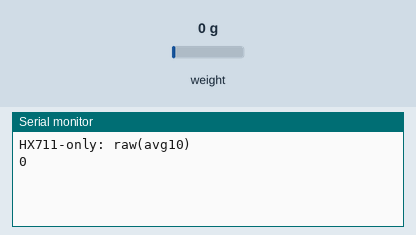
Bench run of a sketch on a simulated Arduino Uno, built with avr-gcc and run on an emulated ATmega328P. Shown: the last lines printed to the serial monitor. Inputs (shaded band) come from the test bench; at power-on: weight on the scale 0 g.

Above: at 2.7 s.
2.8 s: weight on the scale set to 100 g
At 4.6 s:
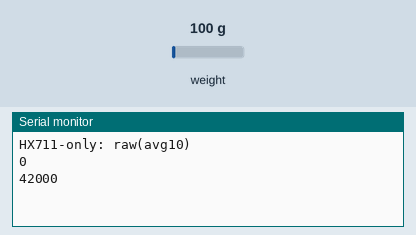
4.8 s: weight on the scale set to 1250 g
At 6.6 s:
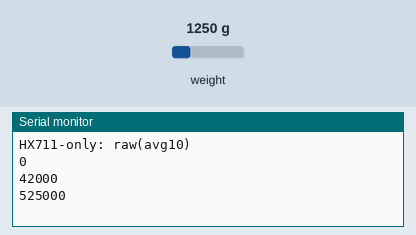
Timing chart, 0 to 8.1 s (numbered marks = the images above; inputs shaded):
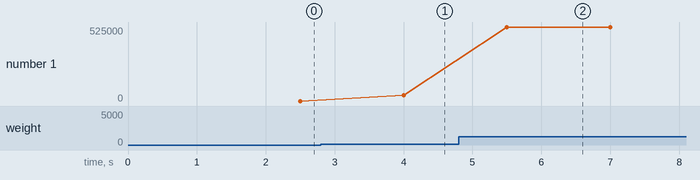

The sketch:

hx711_only.ino
```cpp
#include "HX711.h"

#define HX_DT 6
#define HX_SCK 7

HX711 scale;

void setup() {
  Serial.begin(9600);
  delay(500);

  scale.begin(HX_DT, HX_SCK);
  scale.set_scale();
  scale.tare();

  Serial.println("HX711-only: raw(avg10)");
}

void loop() {
  long raw = scale.read_average(10);
  Serial.println(raw);
  delay(500);
}
```

Measured:
- after the input at 2.8 s, the serial monitor: prints a new line after 1.2 s (image 1)
- after the input at 4.8 s, the serial monitor: prints a new line after 0.70 s (image 2)
- plotted number 1: 0 → 42000 after the input at 2.8 s, 42000 → 525000 after the input at 4.8 s
